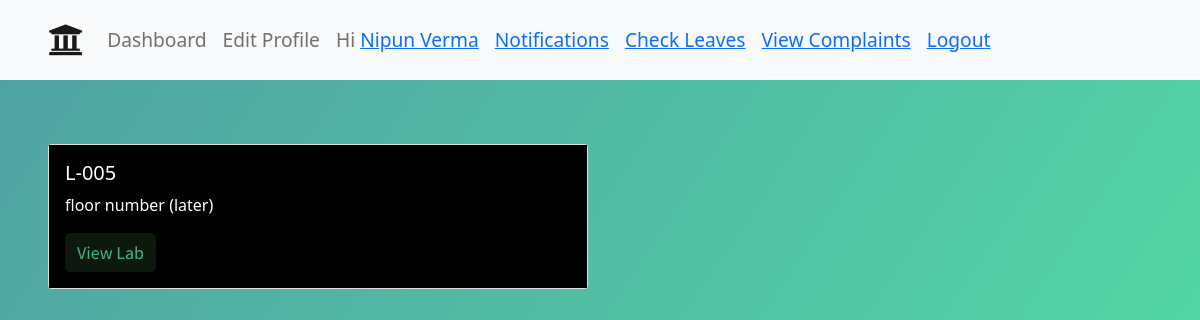
The page / (signed in) on the database as committed earlier.
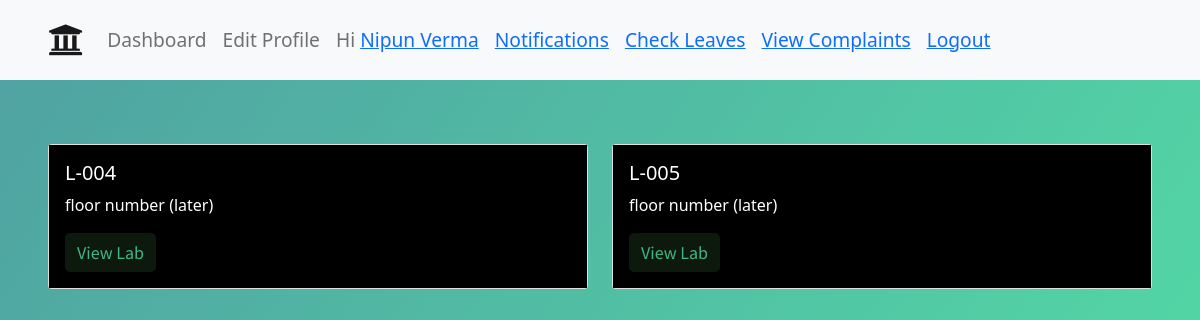
The same page on the database as committed later.
### main/models.py (models this page shows)
class Lab(models.Model):
    lab = models.CharField(max_length=20, blank=False)
    name = models.CharField(max_length=255, blank=True)
    floor = models.CharField(max_length=10,blank=False, null=False)
    staff = models.ForeignKey("Staff", on_delete=SET_NULL, null=True, blank=True)
    def __str__(self):
        return self.lab

### main/views.py (the view)
# urls.py: 2. Add a URL to urlpatterns:  path('', views.home, name='home')
@login_required
def home(request):
	if request.user.is_staff:
		print(request.user.email)
		return render(request, "admin/dashboard.html", {})
	staff = Staff.objects.get(email=request.user.email)
	userLabs = Lab.objects.filter(staff=staff).order_by('id').all()
	return render(request, "home.html", {'userLabs': userLabs})

### templates/home.html
{% extends 'base.html' %}
{% load static %}
{% block body %}
{% include 'navbar.html' with user=user %}
<div class="wrapper_">
    <div class="row">
        {% for lab in userLabs %}
            <div class="col-sm-6">
            <div class="card">
                <div class="card-body">
                    <h5 class="card-title">{{ lab }}</h5>
                    <p class="card-text">floor number (later)</p>
                    <a href="{% url 'main:lab' pk=lab.id%}" class="btn btn-primary">View Lab</a>
                </div>
            </div>
            </div>
        {% endfor %}
    </div>
</div>
{% endblock body %}

Rows that differ between the two databases and show on the page:
now on this page (row edited): Lab: lab "L-004"
